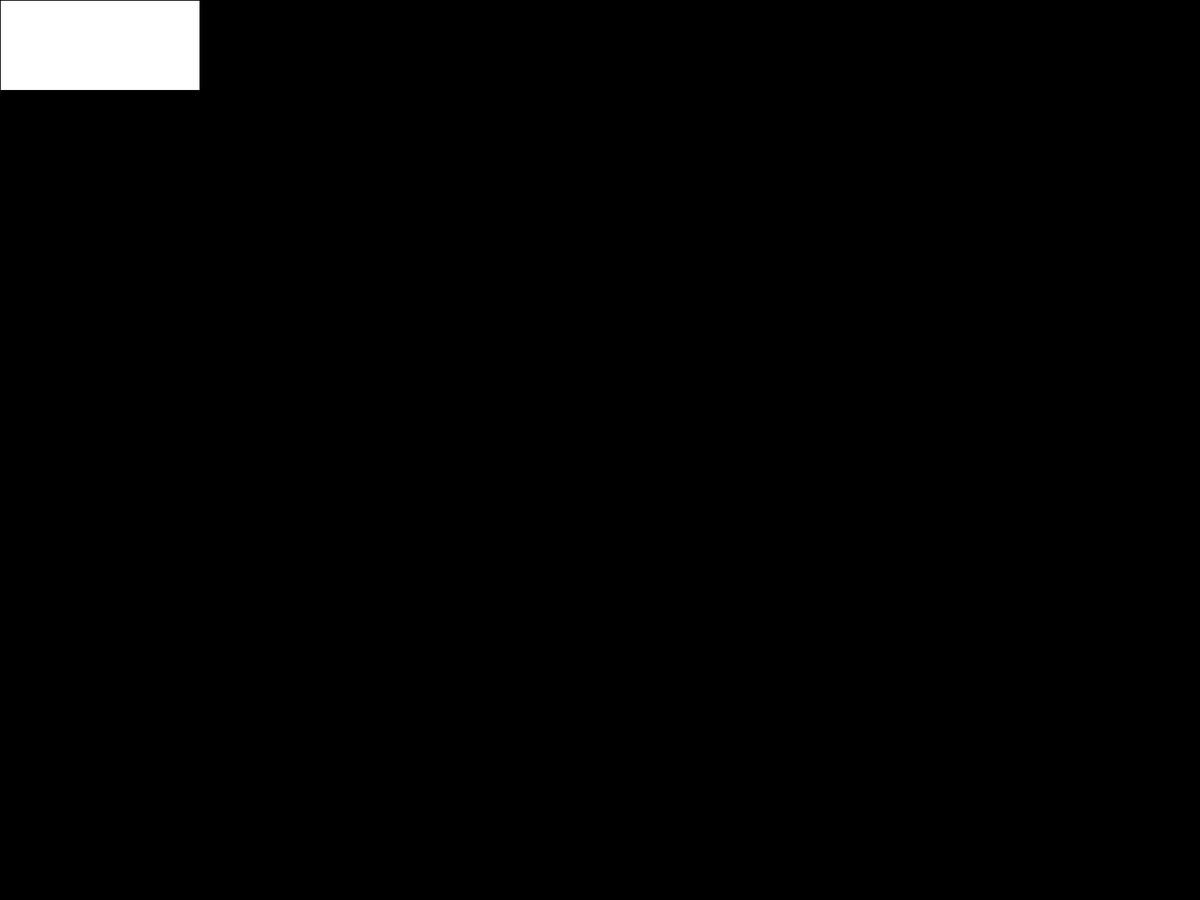
Frame 1 (no input)
Frame 60 (the mouse pressed at the canvas centre just before this capture): identical to frame 1, image omitted
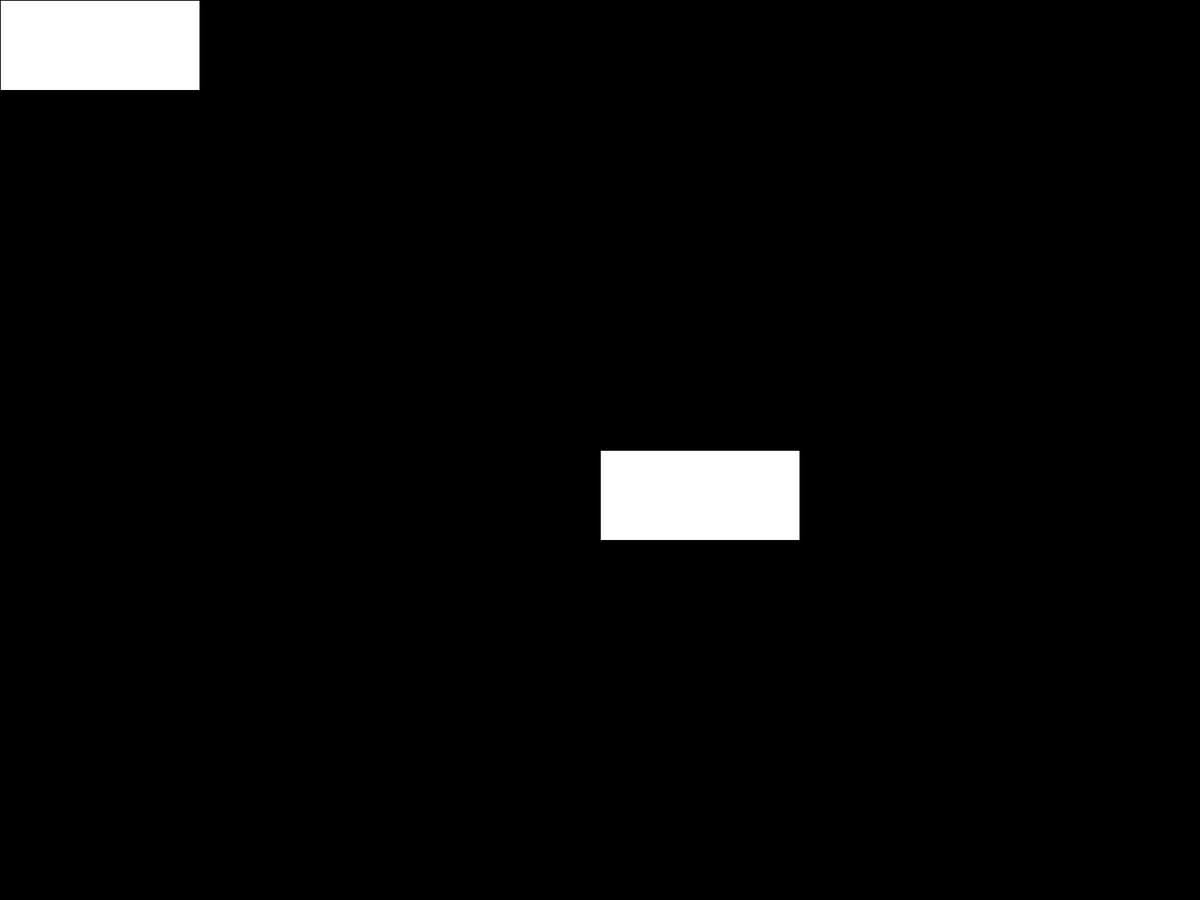
Frame 120 (the mouse held since frame 60 and released just before this capture)

The Processing sketch that drew these frames (run headless with seeded random() and noise(); from frame 60 on, the mouse is pressed at the canvas centre):

// Processing sketch: move_rectangle
// ── move_rectangle.pde
void setup() //runs once
{
 fullScreen(); //sets full screen
  background(0);
 
}

void draw() //runs forever
{
  rect(mouseX,  mouseY, width/6,height/10);

}
